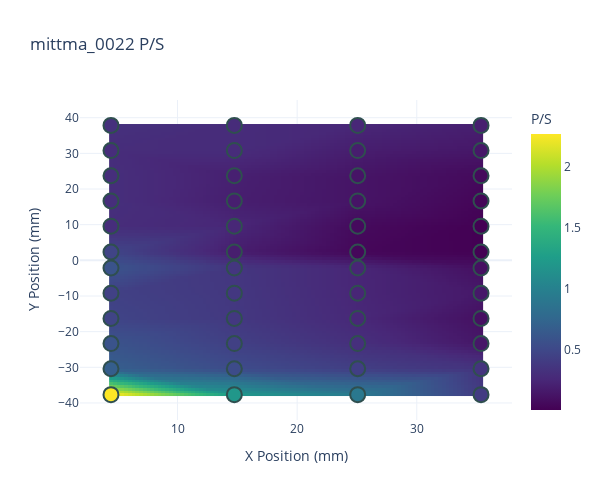
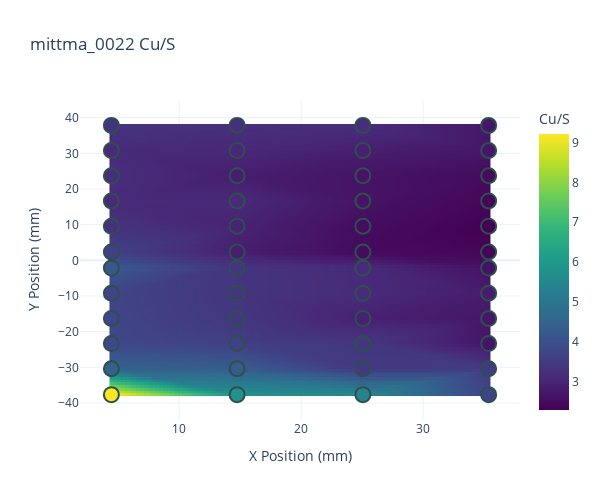
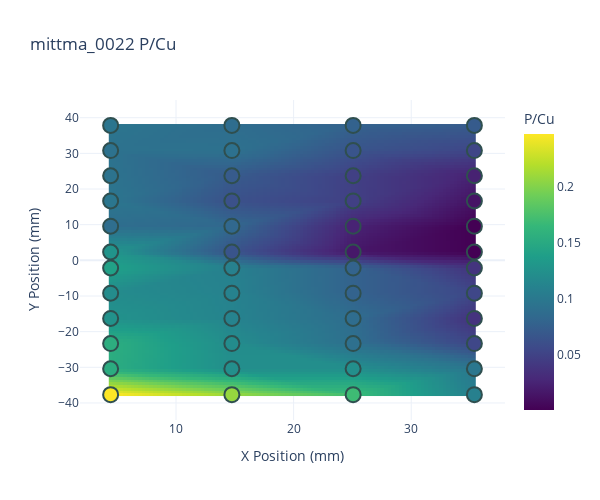

The code cell stored with these charts, in order, in its notebook:
### Code cell
to_plot= ["P/S", "Cu/S", "P/Cu",]# "Cu/Thickness", "S/Thickness", "P/Thickness"]
names = ['P_S_ratio', 'Cu_S_ratio','P_Cu_ratio', ]# 'Cu_Thickness_ratio', 'S_Thickness_ratio', 'P_Thickness_ratio']
for i in range (0, len(to_plot)):
    datatype = to_plot[i]
    name = names[i]
    savepath = os.path.join(folder, f"{sample} {name}.png")
    new_heatmap(datatype, data=data_1, title = f"{sample} {datatype}",
            #  exclude=['-4.630000000000001,37.85','-4.630000000000001,30.79', '-4.630000000000001,23.72','35.37,-2.1499999999999986', '35.37,-16.28' ,'35.37,-9.21'],
    savepath=savepath,
     )
    

# savepath = os.path.join(folder, f"{sample}_B_P_ratio.html")
# new_heatmap('Ba/P', data=data0, title = f"{sample} Ba/P ",
#     savepath=savepath,
#      )
